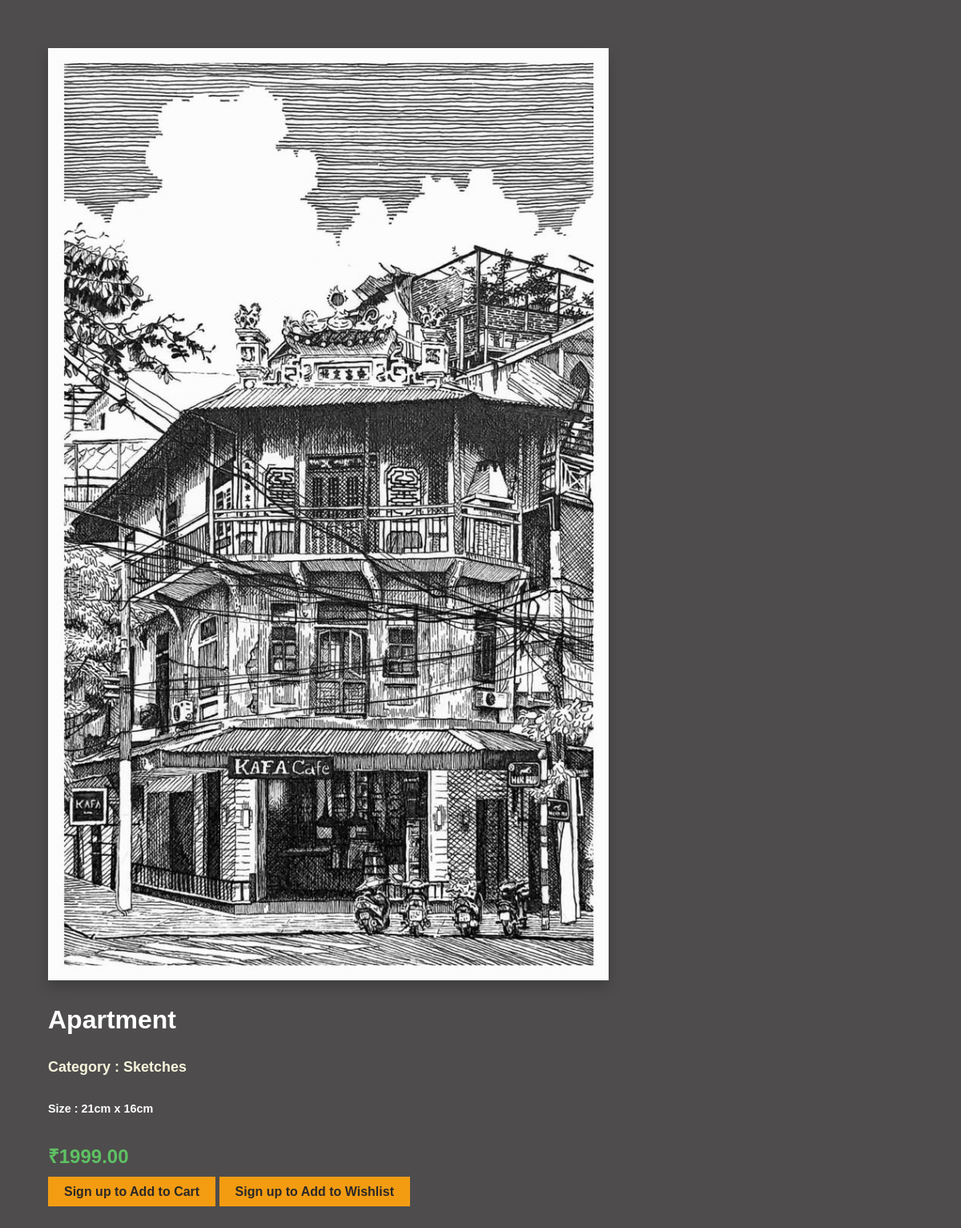
The app's page /artwork/18/ with its own data.
### paintings/models.py (models this page shows, shortened)
class Artwork(models.Model):
    CATEGORY_CHOICES = [
        ('Sketches', 'Sketches'),
        ('Portraits', 'Portraits'),
        ('Oil Paintings', 'Oil Paintings'),
        ('Digital Art', 'Digital Art'),
    ]
    title = models.CharField(max_length=200)
    image = models.ImageField(upload_to='artworks/')
    category = models.CharField(max_length=50, choices=CATEGORY_CHOICES)
    price = models.DecimalField(max_digits=10, decimal_places=2)
    height = models.PositiveIntegerField(help_text="Height in cm")
    width = models.PositiveIntegerField(help_text="Width in cm")
    description = models.TextField(blank=True, null=True)

### paintings/views.py (the view)
# urls.py: path('artwork/<int:artwork_id>/', views.artwork_detail, name='artwork_detail'),
def artwork_detail(request, artwork_id):
    artwork = get_object_or_404(Artwork, id=artwork_id)
    return render(request, 'artwork_detail.html', {'artwork': artwork})

### paintings/templates/artwork_detail.html (shortened to what this page needs)
{% load static %}
<!DOCTYPE html>
<html>
<head>
    <link href="{% static 'css/artwork_detail.css' %}" rel="stylesheet">
    <link rel="stylesheet" href="https://cdn.jsdelivr.net/npm/swiper@11/swiper-bundle.min.css" />
</head>
<body>
<div class="container my-5">
    <div class="row g-5">
        <div class="col-md-6">
            <img src="{{ artwork.image.url }}" class="img-fluid rounded shadow-sm">
        </div>
        <div class="col-md-6">
            <h2 class="mb-3"> {{ artwork.title }}</h2>
            <h5 class="text-muted " >Category : {{ artwork.category }}</h5>
            <h6 class="text-muted" style="font-size: 0.9rem; color: #fff;">Size : {{ artwork.height }}cm x {{ artwork.width }}cm</h6>
            <h4 class="text-success fw-bold mb-3"> ₹{{ artwork.price }}</h4>
        {% if request.session.user_id %}
            <a href="{% url 'add_to_cart' artwork.id %}" class="btn ">Add to Cart</a>
        {% else %}
            <a href="{% url 'signup' %}" class="btn ">Sign up to Add to Cart</a>
        {% endif %}
        {% if request.session.user_id %}
        <a href="#" class="btn btn-outline-danger mb-2">Add to Wishlist</a>
    {% else %}
        <a href="{% url 'signup' %}" class="btn btn-outline-danger mb-2">Sign up to Add to Wishlist</a>
    {% endif %}
        </div>
    </div>
</div>
</body>
</html>

### paintings/static/css/artwork_detail.css (style rules this page uses)
body { font-family: Arial, sans-serif; margin: 0; padding: 0; background: linear-gradient(to right, #4e4c4c, #4e4c4c); }
.container.my-5 { padding: 20px; max-width: 700px; margin: 40px ; border-radius: 10px; }
.img-fluid.rounded.shadow-sm { width: 100%; height: auto; box-shadow: 0 8px 16px rgba(0,0,0,0.2); object-fit: cover; }
.col-md-6 h2 { font-size: 32px; margin-bottom: 10px; color: #fff; }
.col-md-6 h5.text-muted { font-size: 18px; color: beige; margin-bottom: 10px; }
.text-success.fw-bold.mb-3 { font-size: 24px; font-weight: bold; color: #5ec163; margin-bottom: 15px !important; }
.btn { text-decoration: none; color: #2b2828; font-weight: bold; cursor: pointer; background-color:#f39c12; padding: 10px 20px; font-size: 16px; transition: background-color 0.3s ease; }

### records on screen
Artwork: image (picture), title "Apartment", category "Sketches", height "21", width "16", price "1999.00"
